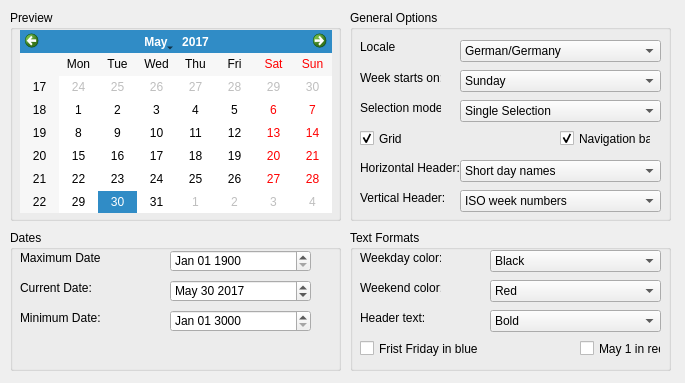
<?xml version="1.0" encoding="UTF-8"?>
<ui version="4.0">
 <class>CalendarWidget</class>
 <widget class="QDialog" name="CalendarWidget">
  <property name="geometry">
   <rect>
    <x>0</x>
    <y>0</y>
    <width>685</width>
    <height>383</height>
   </rect>
  </property>
  <property name="windowTitle">
   <string>Calendar Widget</string>
  </property>
  <widget class="QGroupBox" name="groupBox">
   <property name="geometry">
    <rect>
     <x>10</x>
     <y>10</y>
     <width>331</width>
     <height>211</height>
    </rect>
   </property>
   <property name="title">
    <string>Preview</string>
   </property>
   <widget class="QCalendarWidget" name="calendarWidget">
    <property name="geometry">
     <rect>
      <x>10</x>
      <y>20</y>
      <width>312</width>
      <height>183</height>
     </rect>
    </property>
    <property name="selectedDate">
     <date>
      <year>2017</year>
      <month>5</month>
      <day>30</day>
     </date>
    </property>
   </widget>
  </widget>
  <widget class="QGroupBox" name="groupBox_2">
   <property name="geometry">
    <rect>
     <x>10</x>
     <y>230</y>
     <width>331</width>
     <height>141</height>
    </rect>
   </property>
   <property name="title">
    <string>Dates</string>
   </property>
   <widget class="QLabel" name="label">
    <property name="geometry">
     <rect>
      <x>10</x>
      <y>20</y>
      <width>81</width>
      <height>16</height>
     </rect>
    </property>
    <property name="text">
     <string>Maximum Date:</string>
    </property>
   </widget>
   <widget class="QLabel" name="label_2">
    <property name="geometry">
     <rect>
      <x>10</x>
      <y>80</y>
      <width>81</width>
      <height>16</height>
     </rect>
    </property>
    <property name="text">
     <string>Minimum Date:</string>
    </property>
   </widget>
   <widget class="QLabel" name="label_3">
    <property name="geometry">
     <rect>
      <x>10</x>
      <y>50</y>
      <width>81</width>
      <height>16</height>
     </rect>
    </property>
    <property name="text">
     <string>Current Date:</string>
    </property>
   </widget>
   <widget class="QDateEdit" name="dateEdit">
    <property name="geometry">
     <rect>
      <x>160</x>
      <y>20</y>
      <width>141</width>
      <height>22</height>
     </rect>
    </property>
    <property name="readOnly">
     <bool>false</bool>
    </property>
    <property name="accelerated">
     <bool>false</bool>
    </property>
    <property name="minimumDate">
     <date>
      <year>1752</year>
      <month>9</month>
      <day>19</day>
     </date>
    </property>
    <property name="currentSection">
     <enum>QDateTimeEdit::MonthSection</enum>
    </property>
    <property name="displayFormat">
     <string>MMM dd yyyy</string>
    </property>
    <property name="date">
     <date>
      <year>1900</year>
      <month>1</month>
      <day>1</day>
     </date>
    </property>
   </widget>
   <widget class="QDateEdit" name="dateEdit_2">
    <property name="geometry">
     <rect>
      <x>160</x>
      <y>50</y>
      <width>141</width>
      <height>22</height>
     </rect>
    </property>
    <property name="currentSection">
     <enum>QDateTimeEdit::MonthSection</enum>
    </property>
    <property name="displayFormat">
     <string>MMM dd yyyy</string>
    </property>
    <property name="date">
     <date>
      <year>2017</year>
      <month>5</month>
      <day>30</day>
     </date>
    </property>
   </widget>
   <widget class="QDateEdit" name="dateEdit_3">
    <property name="geometry">
     <rect>
      <x>160</x>
      <y>80</y>
      <width>141</width>
      <height>22</height>
     </rect>
    </property>
    <property name="displayFormat">
     <string>MMM dd yyyy</string>
    </property>
    <property name="date">
     <date>
      <year>3000</year>
      <month>1</month>
      <day>1</day>
     </date>
    </property>
   </widget>
  </widget>
  <widget class="QGroupBox" name="groupBox_4">
   <property name="enabled">
    <bool>true</bool>
   </property>
   <property name="geometry">
    <rect>
     <x>350</x>
     <y>10</y>
     <width>321</width>
     <height>211</height>
    </rect>
   </property>
   <property name="title">
    <string>General Options</string>
   </property>
   <property name="flat">
    <bool>false</bool>
   </property>
   <property name="checkable">
    <bool>false</bool>
   </property>
   <widget class="QLabel" name="label_4">
    <property name="geometry">
     <rect>
      <x>10</x>
      <y>30</y>
      <width>47</width>
      <height>13</height>
     </rect>
    </property>
    <property name="text">
     <string>Locale</string>
    </property>
   </widget>
   <widget class="QCheckBox" name="checkBox">
    <property name="geometry">
     <rect>
      <x>10</x>
      <y>120</y>
      <width>70</width>
      <height>17</height>
     </rect>
    </property>
    <property name="text">
     <string>Grid</string>
    </property>
    <property name="checked">
     <bool>true</bool>
    </property>
   </widget>
   <widget class="QCheckBox" name="checkBox_2">
    <property name="geometry">
     <rect>
      <x>210</x>
      <y>120</y>
      <width>91</width>
      <height>17</height>
     </rect>
    </property>
    <property name="text">
     <string>Navigation bar</string>
    </property>
    <property name="checked">
     <bool>true</bool>
    </property>
   </widget>
   <widget class="QLabel" name="label_5">
    <property name="geometry">
     <rect>
      <x>10</x>
      <y>60</y>
      <width>81</width>
      <height>16</height>
     </rect>
    </property>
    <property name="text">
     <string>Week starts on:</string>
    </property>
   </widget>
   <widget class="QLabel" name="label_6">
    <property name="geometry">
     <rect>
      <x>10</x>
      <y>90</y>
      <width>81</width>
      <height>16</height>
     </rect>
    </property>
    <property name="text">
     <string>Selection mode:</string>
    </property>
   </widget>
   <widget class="QLabel" name="label_10">
    <property name="geometry">
     <rect>
      <x>10</x>
      <y>150</y>
      <width>101</width>
      <height>16</height>
     </rect>
    </property>
    <property name="text">
     <string>Horizontal Header:</string>
    </property>
   </widget>
   <widget class="QLabel" name="label_11">
    <property name="geometry">
     <rect>
      <x>10</x>
      <y>180</y>
      <width>101</width>
      <height>16</height>
     </rect>
    </property>
    <property name="text">
     <string>Vertical Header:</string>
    </property>
   </widget>
   <widget class="QComboBox" name="comboBox">
    <property name="geometry">
     <rect>
      <x>110</x>
      <y>30</y>
      <width>201</width>
      <height>22</height>
     </rect>
    </property>
    <item>
     <property name="text">
      <string>German/Germany</string>
     </property>
    </item>
    <item>
     <property name="text">
      <string>English/English</string>
     </property>
    </item>
    <item>
     <property name="text">
      <string>Indonesia/Indonesia</string>
     </property>
    </item>
   </widget>
   <widget class="QComboBox" name="comboBox_2">
    <property name="geometry">
     <rect>
      <x>110</x>
      <y>60</y>
      <width>201</width>
      <height>22</height>
     </rect>
    </property>
    <item>
     <property name="text">
      <string>Sunday</string>
     </property>
    </item>
    <item>
     <property name="text">
      <string>Monday</string>
     </property>
    </item>
    <item>
     <property name="text">
      <string>Tuesday</string>
     </property>
    </item>
    <item>
     <property name="text">
      <string>Wednesday</string>
     </property>
    </item>
    <item>
     <property name="text">
      <string>Thursday</string>
     </property>
    </item>
    <item>
     <property name="text">
      <string>Friday</string>
     </property>
    </item>
    <item>
     <property name="text">
      <string>Saturday </string>
     </property>
    </item>
   </widget>
   <widget class="QComboBox" name="comboBox_3">
    <property name="geometry">
     <rect>
      <x>110</x>
      <y>90</y>
      <width>201</width>
      <height>22</height>
     </rect>
    </property>
    <item>
     <property name="text">
      <string>Single Selection</string>
     </property>
    </item>
    <item>
     <property name="text">
      <string>none</string>
     </property>
    </item>
   </widget>
   <widget class="QComboBox" name="comboBox_4">
    <property name="geometry">
     <rect>
      <x>110</x>
      <y>150</y>
      <width>201</width>
      <height>22</height>
     </rect>
    </property>
    <item>
     <property name="text">
      <string>Short day names</string>
     </property>
    </item>
    <item>
     <property name="text">
      <string>Long day names</string>
     </property>
    </item>
   </widget>
   <widget class="QComboBox" name="comboBox_5">
    <property name="geometry">
     <rect>
      <x>110</x>
      <y>180</y>
      <width>201</width>
      <height>22</height>
     </rect>
    </property>
    <item>
     <property name="text">
      <string>ISO week numbers</string>
     </property>
    </item>
   </widget>
  </widget>
  <widget class="QGroupBox" name="groupBox_3">
   <property name="geometry">
    <rect>
     <x>350</x>
     <y>230</y>
     <width>321</width>
     <height>141</height>
    </rect>
   </property>
   <property name="title">
    <string>Text Formats</string>
   </property>
   <widget class="QLabel" name="label_12">
    <property name="geometry">
     <rect>
      <x>10</x>
      <y>20</y>
      <width>81</width>
      <height>16</height>
     </rect>
    </property>
    <property name="text">
     <string>Weekday color:</string>
    </property>
   </widget>
   <widget class="QLabel" name="label_13">
    <property name="geometry">
     <rect>
      <x>10</x>
      <y>50</y>
      <width>81</width>
      <height>16</height>
     </rect>
    </property>
    <property name="text">
     <string>Weekend color:</string>
    </property>
   </widget>
   <widget class="QLabel" name="label_14">
    <property name="geometry">
     <rect>
      <x>10</x>
      <y>80</y>
      <width>71</width>
      <height>16</height>
     </rect>
    </property>
    <property name="text">
     <string>Header text:</string>
    </property>
   </widget>
   <widget class="QCheckBox" name="checkBox_5">
    <property name="geometry">
     <rect>
      <x>10</x>
      <y>110</y>
      <width>121</width>
      <height>17</height>
     </rect>
    </property>
    <property name="text">
     <string>Frist Friday in blue</string>
    </property>
    <property name="checked">
     <bool>false</bool>
    </property>
   </widget>
   <widget class="QCheckBox" name="checkBox_6">
    <property name="geometry">
     <rect>
      <x>230</x>
      <y>110</y>
      <width>81</width>
      <height>17</height>
     </rect>
    </property>
    <property name="text">
     <string>May 1 in red</string>
    </property>
    <property name="checked">
     <bool>false</bool>
    </property>
   </widget>
   <widget class="QComboBox" name="comboBox_6">
    <property name="geometry">
     <rect>
      <x>140</x>
      <y>20</y>
      <width>171</width>
      <height>22</height>
     </rect>
    </property>
    <item>
     <property name="text">
      <string>Black</string>
     </property>
    </item>
    <item>
     <property name="text">
      <string>White</string>
     </property>
    </item>
    <item>
     <property name="text">
      <string>Cyan</string>
     </property>
    </item>
    <item>
     <property name="text">
      <string>Orange</string>
     </property>
    </item>
   </widget>
   <widget class="QComboBox" name="comboBox_7">
    <property name="geometry">
     <rect>
      <x>140</x>
      <y>50</y>
      <width>171</width>
      <height>22</height>
     </rect>
    </property>
    <item>
     <property name="text">
      <string>Red</string>
     </property>
    </item>
    <item>
     <property name="text">
      <string>Blue</string>
     </property>
    </item>
    <item>
     <property name="text">
      <string>Yellow</string>
     </property>
    </item>
   </widget>
   <widget class="QComboBox" name="comboBox_8">
    <property name="geometry">
     <rect>
      <x>140</x>
      <y>80</y>
      <width>171</width>
      <height>22</height>
     </rect>
    </property>
    <item>
     <property name="text">
      <string>Bold</string>
     </property>
    </item>
    <item>
     <property name="text">
      <string>Italic</string>
     </property>
    </item>
    <item>
     <property name="text">
      <string>Bold &amp; Italic</string>
     </property>
    </item>
   </widget>
  </widget>
 </widget>
 <resources/>
 <connections/>
</ui>
